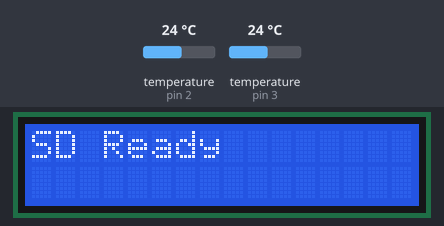
A sketch run on a simulated Arduino Uno, built with avr-gcc and run on an emulated ATmega328P. Parts: 16×2 character LCD. The inputs (shaded band) are chosen by the test bench; at power-on: temperature (sensors on pin 2, pin 3) 24 °C. The local clock reads 2024-03-15 10:24:30 at power-on unless the sketch sets it; storage starts empty; what the sketch prints to the serial monitor is not drawn.

Above: at 2.2 s.
4.4 s: temperature (sensor on pin 2) set to 12 °C
At 5.2 s:
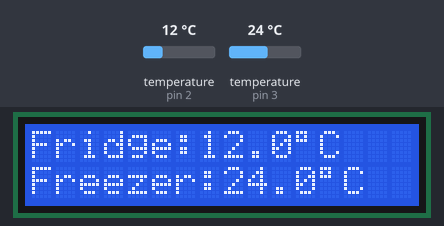
9.1 s: temperature (sensor on pin 3) set to 12 °C
At 12.5 s:
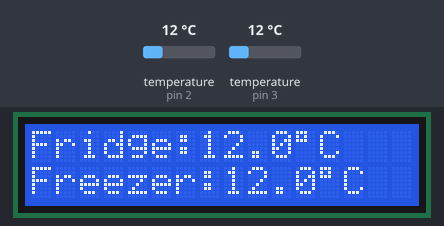
13.8 s: temperature (sensor on pin 2) set to 19 °C
At 16.8 s:
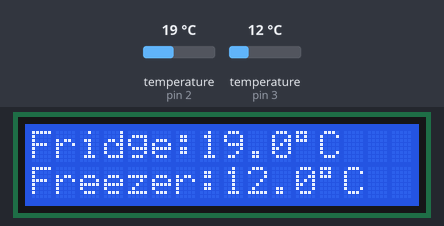
18.5 s: temperature (sensor on pin 3) set to 19 °C
At 19.9 s:
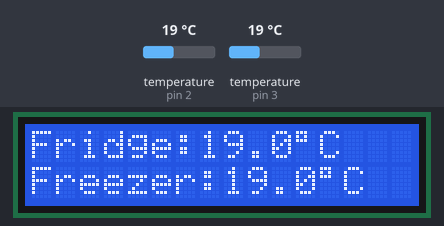
23.2 s: temperature (sensor on pin 2) set to 28 °C
At 27.3 s:
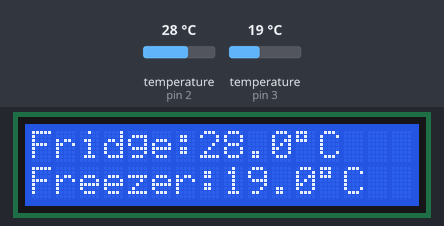
27.9 s: temperature (sensor on pin 3) set to 28 °C
At 30.3 s:
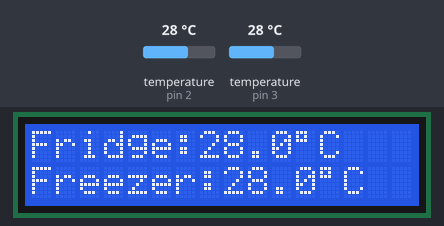
Timing chart, 0 to 31.8 s (numbered marks = the images above; inputs shaded):
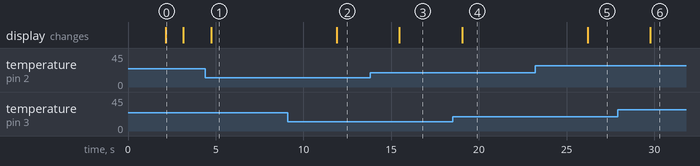

The sketch:

chapter_3.ino
```cpp
#include <Wire.h>

#include <LiquidCrystal_I2C.h>

#include <OneWire.h>

#include <DallasTemperature.h>

#include <RTClib.h>

#include <SD.h>


// ================== Pin Assignments ==================

#define FRIDGE_PIN   2        // DS18B20 (Fridge)

#define FREEZER_PIN  3        // DS18B20 (Freezer)


#define SD_CS        10       // Chip Select for SD card


// ================== Sensor Objects ==================

OneWire oneWireFridge(FRIDGE_PIN);

OneWire oneWireFreezer(FREEZER_PIN);

DallasTemperature fridgeSensor(&oneWireFridge);

DallasTemperature freezerSensor(&oneWireFreezer);


LiquidCrystal_I2C lcd(0x27, 16, 2);  // LCD (I²C address 0x27)

RTC_DS3231 rtc;


File logFile;


// ================== Setup ==================

void setup() {

  Serial.begin(9600);


  // Start temperature sensors

  fridgeSensor.begin();

  freezerSensor.begin();


  // Start LCD

  lcd.init();

  lcd.backlight();

  lcd.clear();

  lcd.setCursor(0, 0);

  lcd.print("CoolTrack Pro");

  delay(2000);

  lcd.clear();


  // Start RTC

  if (!rtc.begin()) {

    Serial.println("RTC not found!");

    lcd.print("RTC Fail");

    while (1);

  }

  if (rtc.lostPower()) {

    rtc.adjust(DateTime(F(__DATE__), F(__TIME__))); // Set to compile time

  }


  // Start SD card

  if (!SD.begin(SD_CS)) {

    Serial.println("SD Card init failed!");

    lcd.print("SD Fail");

    while (1);

  }

  Serial.println("SD Card Ready.");

  lcd.print("SD Ready");

  delay(1000);

  lcd.clear();


  // Prepare log file header

  logFile = SD.open("temp_log.csv", FILE_WRITE);

  if (logFile) {

    logFile.println("Date,Time,Fridge_C,Freezer_C");

    logFile.close();

  }

}


// ================== Main Loop ==================

void loop() {

  // ----- Time -----

  DateTime now = rtc.now();


  // ----- Temperatures -----

  fridgeSensor.requestTemperatures();

  freezerSensor.requestTemperatures();

  float tempFridge = fridgeSensor.getTempCByIndex(0);

  float tempFreezer = freezerSensor.getTempCByIndex(0);


  // ----- Serial Monitor -----

  Serial.print(now.timestamp(DateTime::TIMESTAMP_DATE));

  Serial.print(" ");

  Serial.print(now.timestamp(DateTime::TIMESTAMP_TIME));

  Serial.print(" | Fridge: ");

  Serial.print(tempFridge); Serial.print(" °C | Freezer: ");

  Serial.print(tempFreezer); Serial.println(" °C");


  // ----- LCD Output -----

  lcd.setCursor(0, 0);

  lcd.print("Fridge:");

  lcd.print(tempFridge, 1);

  lcd.print((char)223);

  lcd.print("C   "); // padding to clear leftovers


  lcd.setCursor(0, 1);

  lcd.print("Freezer:");

  lcd.print(tempFreezer, 1);

  lcd.print((char)223);

  lcd.print("C   ");


  // ----- Log to SD -----

  logFile = SD.open("temp_log.csv", FILE_WRITE);

  if (logFile) {

    logFile.print(now.year());   logFile.print("-");

    logFile.print(now.month());  logFile.print("-");

    logFile.print(now.day());    logFile.print(",");

    logFile.print(now.hour());   logFile.print(":");

    logFile.print(now.minute()); logFile.print(":");

    logFile.print(now.second()); logFile.print(",");

    logFile.print(tempFridge, 1); logFile.print(",");

    logFile.println(tempFreezer, 1);

    logFile.close();

    Serial.println("Data logged.");

  } else {

    Serial.println("Error opening log file!");

  }


  delay(2000); // update every 2 sec

}

 
```

Measured:
- after the input at 4.4 s, the display: changes after 0.33 s (image 1)
- after the input at 9.1 s, the display: changes after 2.8 s (image 2)
- after the input at 13.8 s, the display: changes after 1.7 s (image 3)
- after the input at 18.5 s, the display: changes after 0.54 s (image 4)
- after the input at 23.2 s, the display: changes after 3.0 s (image 5)
- after the input at 27.9 s, the display: changes after 1.9 s (image 6)
- what the display in image 0 shows lasts 1.1 s, from 2.1 s to 3.2 s
